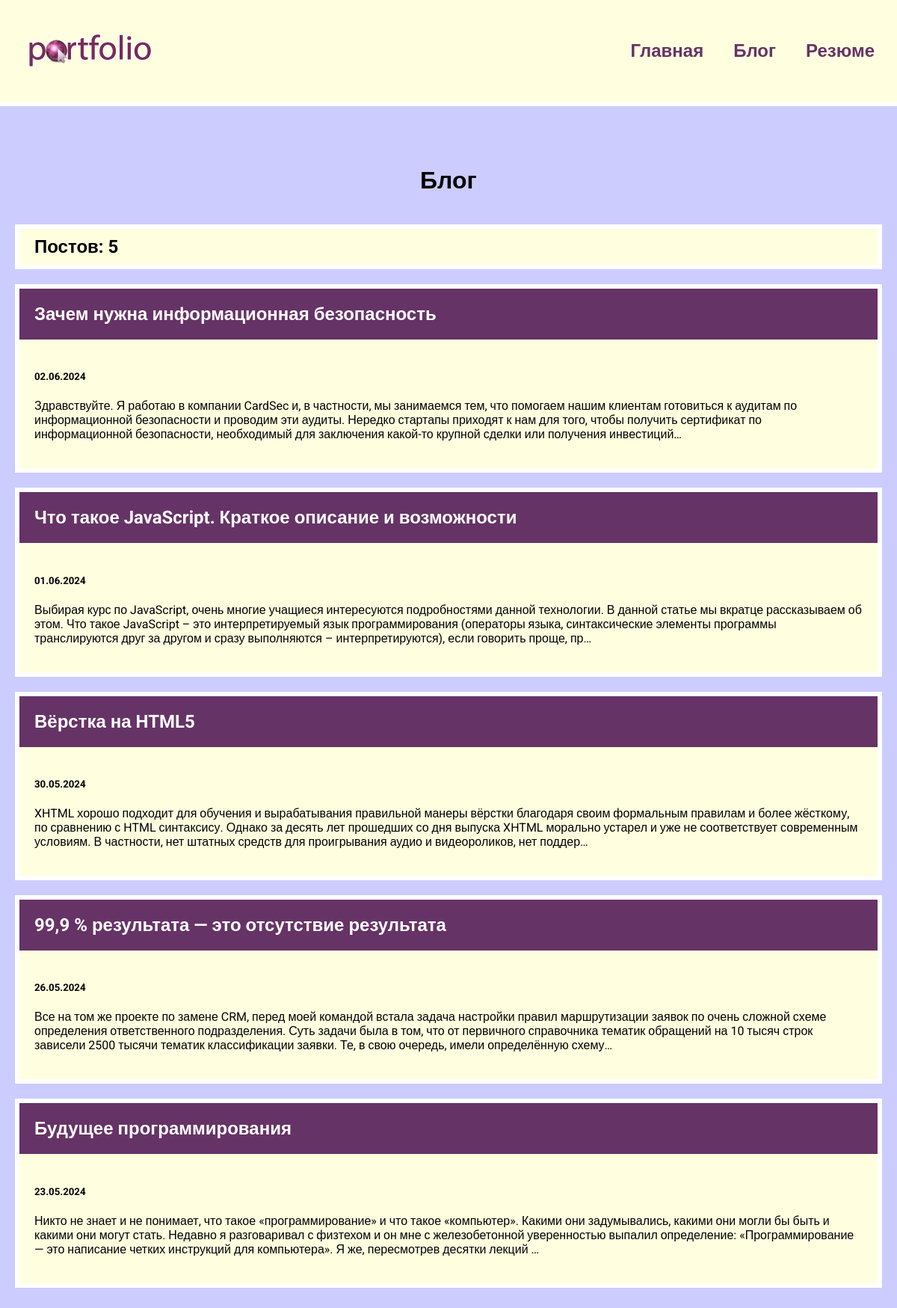
Screenshot of /blog/ with the database file from the repository.
### blog/models.py (models this page shows, shortened)
class Blog(models.Model):
    title = models.CharField(max_length=200)
    description = models.TextField()
    date = models.DateField()

### blog/views.py (the view)
# urls.py: path('', views.blogs, name="blogs"),
def blogs(request):
    blogs = Blog.objects.order_by('-date')
    return render(request, 'blog/blogs.html', {'blogs': blogs})

### blog/templates/blog/blogs.html
{% extends 'skills/base.html' %}
{% block content %}
<h1>Блог</h1>
<h2 class="count">Постов: {{ blogs.count }}</h2>
{% for blog in blogs %}
    <div class="element">
        <h2 class="top"><a href="{% url 'detail' blog.id %}">{{ blog.title }}</a></h2>
        <div class="blog_text">
            <h5>{{ blog.date|date:'d.m.Y' }}</h5>
            <p>{{ blog.description|striptags|truncatechars:360 }}</p>
        </div>
    </div>
{% endfor %}
{% endblock %}

### skills/static/css/style.css (style rules this page uses)
body { background: #CCCCFF; font-family: "Roboto", sans-serif; padding: 0; margin: 0; }
.element, .count { background: lightyellow; border: 6px solid #FFF; margin: 20px 0; }
.content h1 { text-align: center; margin: 60px 0 40px; }
.top { background: #663366; margin: 0; }
.top a { color: #FFF; text-decoration: none; padding: 20px; display: block; }
.count { padding: 10px 20px; box-sizing: border-box; }
.blog_text { padding: 20px; box-sizing: border-box; }

### rows the page displays
Blog: title "Зачем нужна информационная безопасность", date "02.06.2024", description "Здравствуйте. Я работаю в компании CardSec и, в частности, мы занимаемся тем, что помогаем нашим клиентам готовиться к аудитам по информационной безопасности и проводим эти аудиты. Нередко стартапы приходят к нам для того, чтобы получить сертификат по информационной безопасности, необходимый для заключения какой-то крупной сделки или получения инвестиций…"
Blog: title "Что такое JavaScript. Краткое описание и возможности", date "01.06.2024", description "Выбирая курс по JavaScript, очень многие учащиеся интересуются подробностями данной технологии. В данной статье мы вкратце рассказываем об этом. Что такое JavaScript – это интерпретируемый язык программирования (операторы языка, синтаксические элементы программы транслируются друг за другом и сразу выполняются – интерпретируются), если говорить проще, пр…"
Blog: title "Вёрстка на HTML5", date "30.05.2024", description "XHTML хорошо подходит для обучения и вырабатывания правильной манеры вёрстки благодаря своим формальным правилам и более жёсткому, по сравнению с HTML синтаксису. Однако за десять лет прошедших со дня выпуска XHTML морально устарел и уже не соответствует современным условиям. В частности, нет штатных средств для проигрывания аудио и видеороликов, нет поддер…"
Blog: title "99,9 % результата — это отсутствие результата", date "26.05.2024", description "Все на том же проекте по замене CRM, перед моей командой встала задача настройки правил маршрутизации заявок по очень сложной схеме определения ответственного подразделения. Суть задачи была в том, что от первичного справочника тематик обращений на 10 тысяч строк зависели 2500 тысячи тематик классификации заявки. Те, в свою очередь, имели определённую схему…"
Blog: title "Будущее программирования", date "23.05.2024", description "Никто не знает и не понимает, что такое «программирование» и что такое «компьютер». Какими они задумывались, какими они могли бы быть и какими они могут стать. Недавно я разговаривал с физтехом и он мне с железобетонной уверенностью выпалил определение: «Программирование — это написание четких инструкций для компьютера». Я же, пересмотрев десятки лекций …"

### other values shown
{{ blogs.count }} "5"
